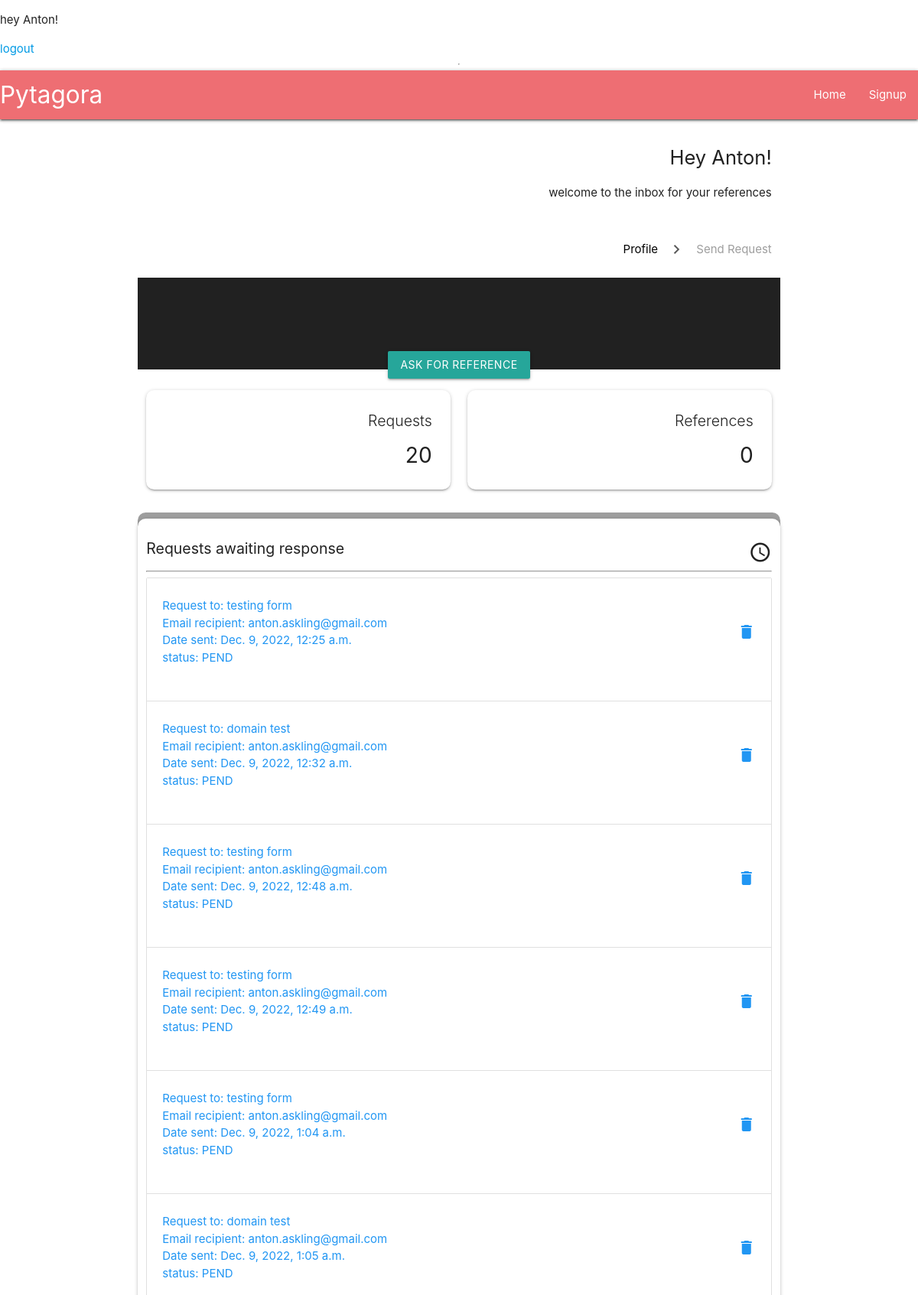
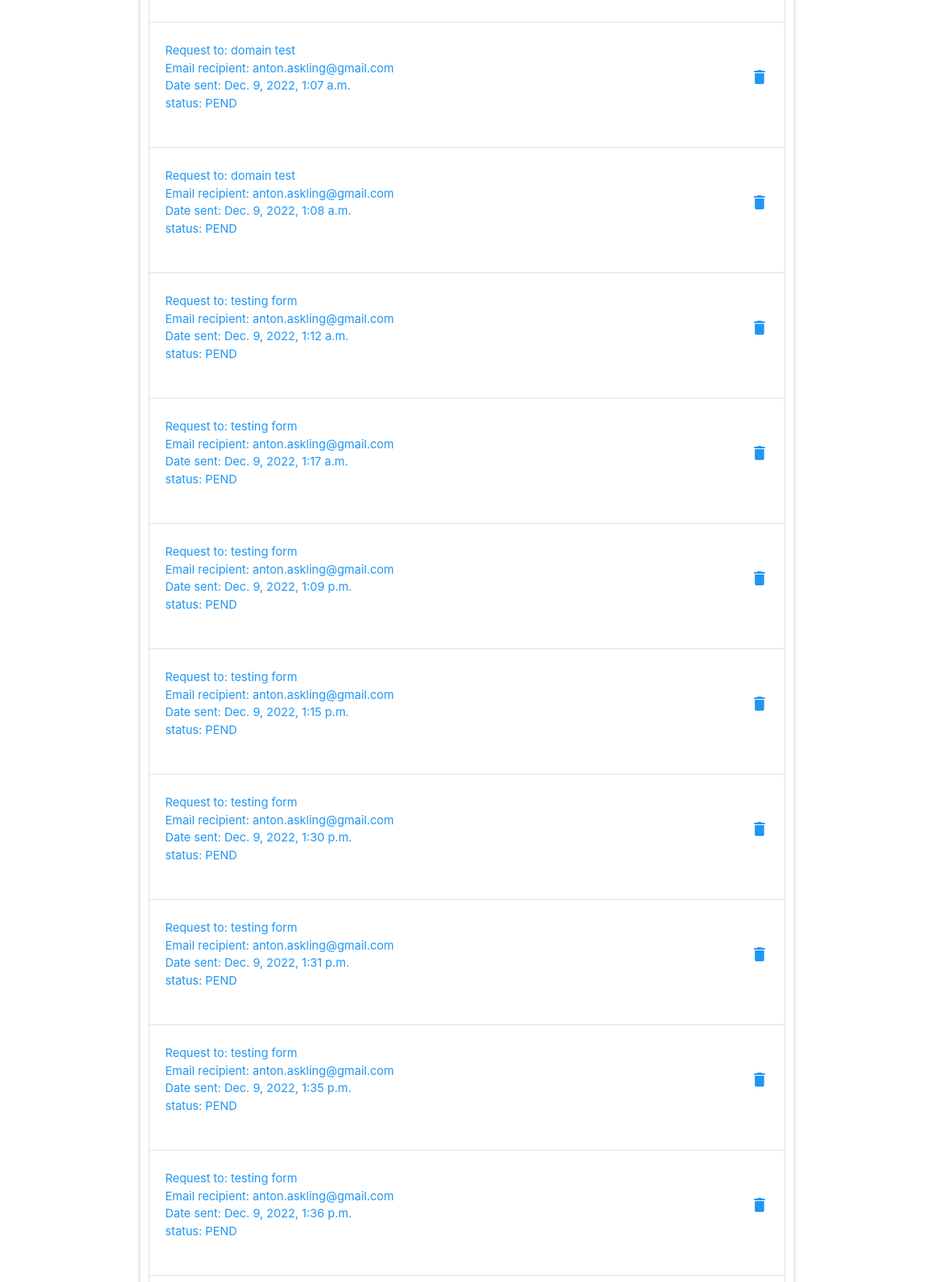
Screenshot of /profile/ (signed in, upper part) with the database file from the repository (2 pictures, top to bottom).
### core/models.py (models this page shows, shortened)
class User(PermissionsMixin, AbstractBaseUser):
    email = models.EmailField(_("email adress"), max_length=254, unique=True)
    first_name = models.CharField(_("first name"), max_length=50)
    last_name = models.CharField(_("last name"), max_length=50)
    date_joined = models.DateTimeField(_("date joined"), auto_now_add=True)
    last_login = models.DateTimeField(_("last login"), auto_now=True)
    is_active = models.BooleanField(_("active"), default=True)
    is_staff = models.BooleanField(_("staff"), default=True)
    is_recruiter = models.BooleanField(_("recruiter"), default=False)
    objects = UserManager()
    USERNAME_FIELD = "email"
    REQUIRED_FIELDS = []
    class Meta:
        verbose_name = _("user")
        verbose_name_plural = _("user")

### userprofile/models.py (models this page shows, shortened)
class RefRequest(models.Model):
    profile = models.ForeignKey(Profile, verbose_name=_("profile"), on_delete=models.CASCADE)
    company_name = models.CharField(_("company name"), max_length=100, null=True, blank=True)
    company_slug = models.SlugField(_("company_slug"), null=True, blank=True, unique=False, max_length=150)
    date_from = models.DateField( verbose_name=_("date from"))
    date_to = models.DateField(verbose_name=_("date to"))
    to_email = models.EmailField(_("to email"), max_length=254, null=True, blank=True)
    UNINITIATED = "UNIN"
    PENDING = "PEND"
    COMPLETE = "COMP"
    STATUS_CHOICES = [
        (UNINITIATED, "Uninitiated"),
        (PENDING, "Pending"),
        (COMPLETE, "Complete"),
    ]
    status = models.CharField(_("status"), max_length=4, choices=STATUS_CHOICES, default=UNINITIATED,)
    time_sent = models.DateTimeField(_("time_sent"), auto_now_add=True, null=True)
    class Meta:
        verbose_name = "Reference request"
        verbose_name_plural = "Reference requests"

### userprofile/views.py (the view)
# urls.py: path("profile/", TestProfileView.as_view(), name="test_profile"),
class TestProfileView(LoginRequiredMixin, ListView):
    model = Profile
    context_object_name = "profile"
    template_name="userprofile/test_profile.html"
    def get_context_data(self, **kwargs):
        context = super().get_context_data(**kwargs)
        context["profile"] = context["profile"].filter(user=self.request.user)
        context["requests"] = context["profile"][0].refrequest_set.all()
        context["count_requests"] = context["requests"].count()
        print(context["requests"].count())
        context["comp_responses"] = context["profile"][0].refresponse_set.all(
        ).filter(ref_request__status="COMP")
        context["count_responses"] = context["comp_responses"].count()
        context["current_datetime"] = datetime.now().strftime("%Y-%m-%d %H:%M")
        return context

### userprofile/templates/userprofile/test_profile.html (shortened to what this page needs)
{% extends "base.html" %}
{% block content %}
    <div class="container center lighten-3">
        <section class="profile-section">
            <div class="heading-row row row-margin-delete">
                <div class="heading-box right-align col s12">
                    <h2 class="hm ">Hey {{ user.first_name }}!</h2>
                    <p>welcome to the inbox for your references</p>
                </div>
            </div>
            <div class="crumbs-row row">
                <nav class="crumbs-box col s10 m6 right transparent z-depth-0">
                    <div class="nav-wrapper right ">
                          <a  href="#!" class="breadcrumb black-text">Profile</a>
                          <a  href="{% url 'send_request' %}" class="breadcrumb grey-text">Send Request</a>
                    </div>
                </nav>
            </div>
            <div class="req-reference-row row">
                <div class="col s12 profilesque-image grey darken-4">
                    <a class="btn" id="req-reference" href="{% url 'send_request' %}">Ask For Reference</a>
                </div>
            </div>
            <div class="counter-row row row-margin-delete">
                <div class="col s6 counter-box">
                    <div class="card right-align rounded">
                        <div class="card-content">
                            <span class="hs card-title"> Requests </span>
                            <span class="xl3">{{ count_requests }}</span>
                        </div>
                    </div>
                </div>
                <div class=" col s6 counter-box">
                    <div class="card right-align rounded">
                        <div class="card-content">
                            <span class="hs card-title"> References </span>
                            <span class="xl3">{{ count_responses }}</span>
                        </div>
                    </div>
                </div>
            </div>
        </section>
        <section class="grey rounded">
            <div class="row">
                <div class="col s12 card-panel rounded left-align">
                    <h3 class="hs">Requests awaiting response <i class="material-icons small right">access_time</i></h3>
                    <hr/>
                    <div class="collection">
                        {% for request in requests %}
                            {% if request.status == "PEND" %}
                            <a data-target="{{ request.id }}" class="modal-trigger  collection-item " href="">
                                <div class="row valign-wrapper">
                                    <div class="col s9 content truncate">
                                        <p class="truncate blue-text">
                                            Request to: {{ request.company_name }}<br />
                                            Email recipient: {{ request.to_email }}<br />
                                            Date sent: {{ request.time_sent }} <br />
                                            status: {{ request.status }}
                                        </p>
                                    </div>
                                    <div class="col s3">
                                        <i class="right material-icons blue-text">delete</i>
                                    </div>
                                </div>
                            </a>
                            {% endif %}
                        {% endfor %}
                    </div>
            </div>
            </div>
            </div>
{% endblock content %}

### userprofile/templates/base.html (shortened to what this page needs)
{% load static %}
<!DOCTYPE html>
<html lang="en">
    <head>
        <link type="text/css"
              rel="stylesheet"
              href="{% static 'materialize/css/materialize.min.css' %}"
              media="screen,projection"/>
        <link rel="stylesheet" href="{% static 'base/css/style.css' %}"/>
    </head>
    <body>
        {% if user.is_authenticated %}
        <p>hey {{ user.first_name }}!</p>
        <a href="{% url 'logout' %}">logout</a>
        {% else %}
        <a href="{% url 'login' %}"> login</a>
        {% endif %}
        <hr />
        <header>
            <nav>
                <div class="nav-wrapper z-depth-1">
                    <a href="{% url 'home' %}" class="brand-logo">Pytagora</a>
                    <ul class="right hide-on-med-and-down">
                        <li>
                            <a href="{% url 'home' %}">Home</a>
                        </li>
                        <li>
                            <a href="{% url 'signup' %}">Signup</a>
                        </li>
                    </ul>
                </div>
            </nav>
        </header>
       <main>
        {% block content %}
        {% endblock content %}
       </main>
    </body>
</html>

### staticfiles/base/css/style.css (style rules this page uses)
body { display: flex; min-height: 100vh; flex-direction: column; }
main { flex: 1 0 auto; }
header { z-index: 3; }
.collection { overflow: visible; }
.rounded { border-radius: .7rem; }
.breadcrumb { font-size: 1rem !important; }
.breadcrumb:before { content: '\E5CC'; color: rgba(17, 17, 17, 0.7); vertical-align: bottom; display: inline-block; font-family: 'Material Icons'; font-weight: normal; font-style: normal; font-size: 2vw; margin: 0 14px 0 8px; -webkit-font-smoothing: antialiased; }
.row-margin-delete { margin-bottom: 1em !important; }
.hm { font-size: 1.7rem !important; }
.hs { font-size: 1.3rem !important; }
.xl3 { font-size: 1.875rem!important; }
.crumbs-row { margin-bottom: 5px; }
.profilesque-image { height:15vh; padding: 0 !important; }
#req-reference { position: relative !important; top: 12vh; z-index: 2; }

### rows the page displays
User: first_name "Anton"
RefRequest: company_name "testing form", to_email "anton.askling@gmail.com", time_sent "Dec. 9, 2022, 12:25 a.m.", status "PEND"
RefRequest: company_name "domain test", to_email "anton.askling@gmail.com", time_sent "Dec. 9, 2022, 12:32 a.m.", status "PEND"
RefRequest: company_name "testing form", to_email "anton.askling@gmail.com", time_sent "Dec. 9, 2022, 12:48 a.m.", status "PEND"
RefRequest: company_name "testing form", to_email "anton.askling@gmail.com", time_sent "Dec. 9, 2022, 12:49 a.m.", status "PEND"
RefRequest: company_name "testing form", to_email "anton.askling@gmail.com", time_sent "Dec. 9, 2022, 1:04 a.m.", status "PEND"
RefRequest: company_name "domain test", to_email "anton.askling@gmail.com", time_sent "Dec. 9, 2022, 1:05 a.m.", status "PEND"
RefRequest: company_name "domain test", to_email "anton.askling@gmail.com", time_sent "Dec. 9, 2022, 1:07 a.m.", status "PEND"
RefRequest: company_name "domain test", to_email "anton.askling@gmail.com", time_sent "Dec. 9, 2022, 1:08 a.m.", status "PEND"
RefRequest: company_name "testing form", to_email "anton.askling@gmail.com", time_sent "Dec. 9, 2022, 1:12 a.m.", status "PEND"
RefRequest: company_name "testing form", to_email "anton.askling@gmail.com", time_sent "Dec. 9, 2022, 1:17 a.m.", status "PEND"
RefRequest: company_name "testing form", to_email "anton.askling@gmail.com", time_sent "Dec. 9, 2022, 1:09 p.m.", status "PEND"
RefRequest: company_name "testing form", to_email "anton.askling@gmail.com", time_sent "Dec. 9, 2022, 1:15 p.m.", status "PEND"
RefRequest: company_name "testing form", to_email "anton.askling@gmail.com", time_sent "Dec. 9, 2022, 1:30 p.m.", status "PEND"
RefRequest: company_name "testing form", to_email "anton.askling@gmail.com", time_sent "Dec. 9, 2022, 1:31 p.m.", status "PEND"
RefRequest: company_name "testing form", to_email "anton.askling@gmail.com", time_sent "Dec. 9, 2022, 1:35 p.m.", status "PEND"
RefRequest: company_name "testing form", to_email "anton.askling@gmail.com", time_sent "Dec. 9, 2022, 1:36 p.m.", status "PEND"

### other values shown
{{ count_requests }} "20"
{{ count_responses }} "0"
